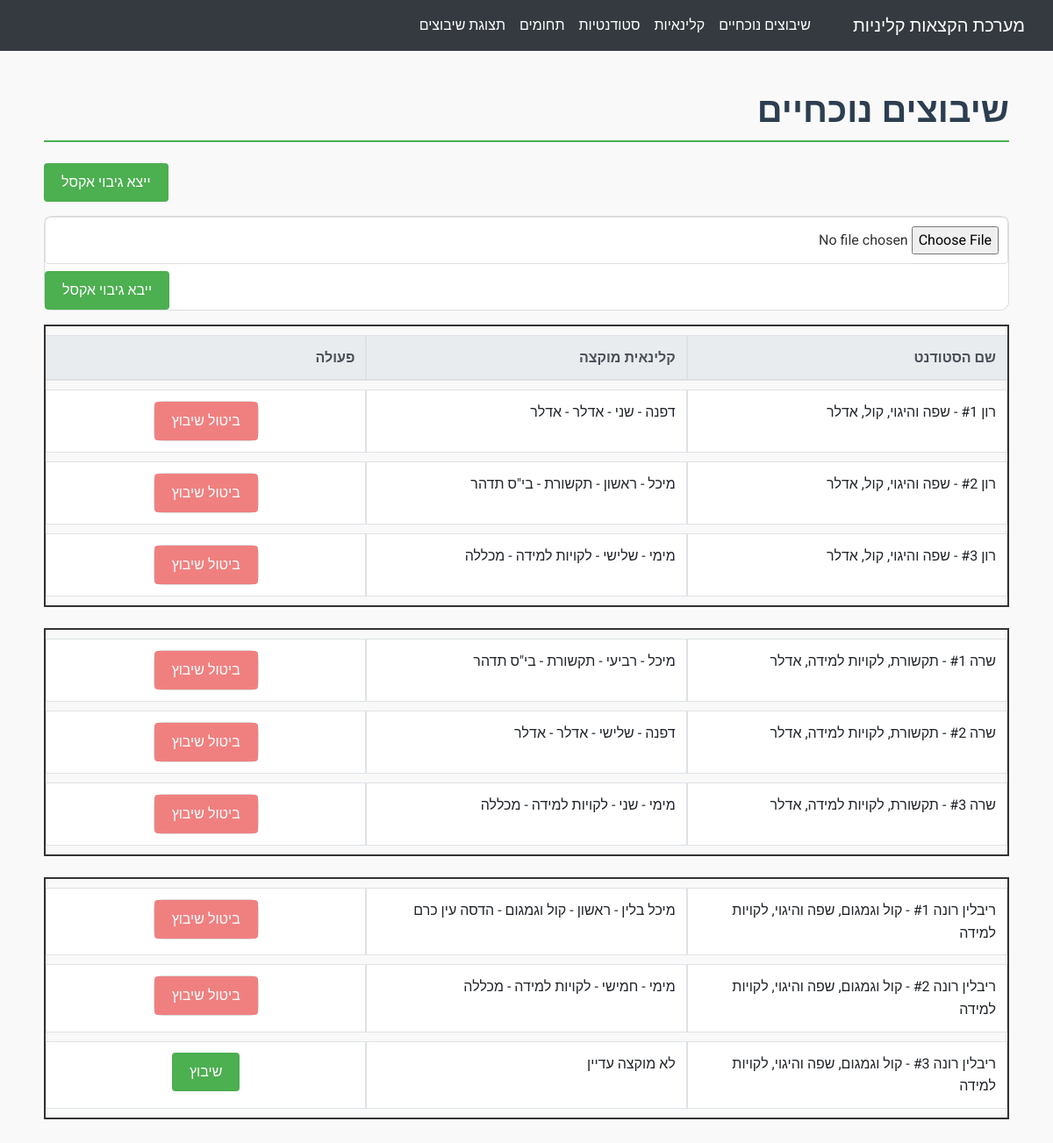
The app's page /current_assignments with its own data.
### app/models.py (models this page shows)
class Student(db.Model):
    id = db.Column(db.Integer, primary_key=True)
    name = db.Column(db.String(100), nullable=False)
    preferred_field_id_1 = db.Column(db.Integer, db.ForeignKey('field.id'), nullable=False)
    preferred_field_1 = db.relationship('Field', foreign_keys=[preferred_field_id_1], backref='students_1')
    preferred_field_id_2 = db.Column(db.Integer, db.ForeignKey('field.id'), nullable=False)
    preferred_field_2 = db.relationship('Field', foreign_keys=[preferred_field_id_2], backref='students_2')
    preferred_field_id_3 = db.Column(db.Integer, db.ForeignKey('field.id'), nullable=False)
    preferred_field_3 = db.relationship('Field', foreign_keys=[preferred_field_id_3], backref='students_3')
    preferred_practice_area = db.Column(db.String(100), nullable=False)

class ClinicalInstructor(db.Model):
    id = db.Column(db.Integer, primary_key=True)
    name = db.Column(db.String(100), nullable=False)
    practice_location = db.Column(db.String(100), nullable=False)
    area_of_expertise_id = db.Column(db.Integer, db.ForeignKey('field.id'), nullable=False)
    area_of_expertise = db.relationship('Field', backref='instructors')
    city = db.Column(db.String(100), nullable=False)
    address = db.Column(db.String(100), nullable=False)
    phone = db.Column(db.String(20), nullable=False)
    email = db.Column(db.String(100), nullable=False)
    relevant_semesters = db.Column(db.String(100), nullable=False)
    years_of_experience = db.Column(db.Integer, nullable=False)
    available_days_to_assign = db.Column(db.String(100), nullable=False)
    max_students_per_day = db.Column(db.Integer, nullable=False)
    color = db.Column(db.String(7), nullable=False, default='#FFFFFF')  # Default to white

class Assignment(db.Model):
    id = db.Column(db.Integer, primary_key=True)
    student_id = db.Column(db.Integer, db.ForeignKey('student.id'), nullable=False)
    instructor_id = db.Column(db.Integer, db.ForeignKey('clinical_instructor.id'), nullable=False)
    assigned_day = db.Column(db.String(20), nullable=False)
    instructor = db.relationship('ClinicalInstructor', backref='assignments')
    student = db.relationship('Student', backref='assignments')

class Field(db.Model):
    id = db.Column(db.Integer, primary_key=True)
    name = db.Column(db.String(100), unique=True, nullable=False)

### app/routes.py (the view)
@bp.route('/current_assignments')
def current_assignments():
    students = Student.query.all()
    assignments = Assignment.query.all()
    student_assignments = {}
    for student in students:
        student_assignments[student.id] = {
            'name': student.name,
            'preferred_fields': [
                student.preferred_field_1.name if student.preferred_field_1 else '',
                student.preferred_field_2.name if student.preferred_field_2 else '',
                student.preferred_field_3.name if student.preferred_field_3 else ''
            ],
            'assignments': [None, None, None]  # Placeholder for three assignments
        }
    for assignment in assignments:
        student_id = assignment.student_id
        student_data = student_assignments[student_id]
        for i, preferred_field in enumerate(student_data['preferred_fields']):
            if len(student_data['assignments']) > i and student_data['assignments'][i] is None:
                student_data['assignments'][i] = assignment
                break
    return render_template('current_assignments.html', student_assignments=student_assignments)

### app/templates/current_assignments.html (shortened to what this page needs)
{% extends "base.html" %}
{% block content %}
<h1 class="mb-4 text-right">שיבוצים נוכחיים</h1>
<a href="{{ url_for('main.export_backup_excel') }}" class="btn btn-secondary mb-3">ייצא גיבוי אקסל</a>
<form action="{{ url_for('main.import_backup_excel') }}" method="post" enctype="multipart/form-data" class="mb-3">
    <input type="file" name="file" class="form-control-file mb-2" required>
    <button type="submit" class="btn btn-warning">ייבא גיבוי אקסל</button>
</form>
{% for student_id, student_data in student_assignments.items() %}
<table class="table table-bordered mb-4 current-assignments-table" dir="rtl">
    {% if loop.first %}
    <thead class="thead-light">
        <tr>
            <th class="text-right">שם הסטודנט</th>
            <th class="text-right">קלינאית מוקצה</th>
            <th class="text-right">פעולה</th>
        </tr>
    </thead>
    {% endif %}
    <tbody>
        {% for i in range(3) %}
        <tr>
            <td class="text-right">{{ student_data.name }} #{{ i + 1 }} - {{ student_data.preferred_fields | join(', ') }}</td>
            {% if student_data.assignments[i] %}
                {% set reason = student_data.assignments[i].instructor.area_of_expertise.name not in student_data.preferred_fields and 'table-warning' %}
                <td class="text-right {{ reason }}">
                    {{ student_data.assignments[i].instructor.name }} -
                    {{ student_data.assignments[i].assigned_day }} -
                    {{ student_data.assignments[i].instructor.area_of_expertise.name }} - {{ student_data.assignments[i].instructor.practice_location }}
                </td>
                <td class="text-center">
                    <form method="post" action="{{ url_for('main.remove_assignment', assignment_id=student_data.assignments[i].id) }}">
                        <button type="submit" class="btn btn-danger">ביטול שיבוץ</button>
                    </form>
                </td>
            {% else %}
                <td class="text-right">לא מוקצה עדיין</td>
                <td class="text-center">
                    <div class="student-container">
                        <div class="student" onmouseover="fetchInstructors('{{ student_id }}', this.querySelector('.instructors-tooltip'))" data-student-id="{{ student_id }}">
                            <a href="{{ url_for('main.assign_instructor', student_id=student_id) }}" class="btn btn-primary">שיבוץ</a>
                        </div>
                    </div>
                </td>
            {% endif %}
        </tr>
        {% endfor %}
    </tbody>
</table>
{% endfor %}
{% endblock %}

### app/templates/base.html (shortened to what this page needs)
<!DOCTYPE html>
<html lang="en">
<head>
    <link href="https://stackpath.bootstrapcdn.com/bootstrap/4.5.2/css/bootstrap.min.css" rel="stylesheet">
    <link rel="stylesheet" href="{{ url_for('static', filename='css/styles.css') }}">
</head>
<body>
    <nav class="navbar navbar-expand-lg navbar-dark bg-dark">
        <a class="navbar-brand" href="{{ url_for('main.assignments_view') }}">מערכת הקצאות קליניות</a>
        <div class="collapse navbar-collapse" id="navbarNav">
            <ul class="navbar-nav ml-auto">
                <li class="nav-item">
                    <a class="nav-link" href="{{ url_for('main.current_assignments') }}">שיבוצים נוכחיים</a>
                </li>
                <li class="nav-item">
                    <a class="nav-link" href="{{ url_for('main.instructors_view') }}">קלינאיות</a>
                </li>
                <li class="nav-item">
                    <a class="nav-link" href="{{ url_for('main.students_view') }}">סטודנטיות</a>
                </li>
                <li class="nav-item">
                    <a class="nav-link" href="{{ url_for('main.fields_view') }}">תחומים</a>
                </li>
                <li class="nav-item">
                    <a class="nav-link" href="{{ url_for('main.assignments_view') }}">תצוגת שיבוצים</a>
                </li>
            </ul>
        </div>
    </nav>
    <div class="container mt-4">
        {% block content %}{% endblock %}
    </div>
</body>
</html>

### app/static/css/styles.css (style rules this page uses)
:root { --primary-color: #4CAF50; --secondary-color: #FFC107; --light-gray: #f2f2f2; --white: #ffffff; --light-green: lightgreen; --light-coral: lightcoral; --heading-color: #2c3e50; }
body { font-family: 'Roboto', sans-serif; background-color: #F9F9F9; color: #333333; margin: 0; padding: 0; line-height: 1.6; direction: rtl; }
.navbar { background-color: var(--primary-color); }
.navbar-brand, .nav-link { color: var(--white) !important; }
.container { padding: 20px; }
h1, h2, h3 { color: var(--heading-color); font-weight: 700; font-family: 'Roboto', sans-serif; margin-bottom: 20px; }
h1 { font-size: 2.5rem; border-bottom: 2px solid var(--primary-color); padding-bottom: 10px; }
.table { margin-bottom: 20px; border-collapse: separate; border-spacing: 0 10px; }
.table th, .table td { padding: 12px; text-align: right; background-color: var(--white); border-bottom: 1px solid #dddddd; }
.table thead { background-color: var(--primary-color); color: var(--white); }
button, .btn { background-color: var(--primary-color) !important; color: var(--white) !important; border-radius: 4px; padding: 10px 20px; font-weight: 500; transition: background-color 0.3s ease; border: none; }
.btn-danger { background-color: var(--light-coral) !important; border: none !important; }
.table td .btn { margin: 0; padding: 10px 20px; border: none; }
form { background-color: var(--white); padding: 20px; border: 1px solid #dddddd; margin-bottom: 20px; border-radius: 10px; }
input[type="text"], input[type="number"], select, input[type="email"], input[type="file"], .form-control { width: 100%; padding: 10px; margin-bottom: 10px; border: 1px solid #dddddd; border-radius: 4px; }
.student { position: relative; display: inline-block; cursor: pointer; }
.current-assignments-table { border: 2px solid #333; }
.current-assignments-table th, .current-assignments-table td { border-width: 1px; border-color: #dee2e6; }
.current-assignments-table th, .current-assignments-table td { width: 33.33%; }
.text-center { text-align: center; vertical-align: middle; }
.text-right { text-align: right; direction: rtl; }
.text-center form { display: inline-block; }
.student-container { display: flex; justify-content: center; align-items: center; height: 100%; }
.student { display: inline-block; }
form { margin: 0; padding: 0; }
.text-right { text-align: right; }

### records on screen
Student: name "רון" "רון" "רון"
ClinicalInstructor: name "דפנה" "דפנה", practice_location "אדלר" "אדלר"
Assignment: assigned_day "שני"
Field: name "אדלר" "אדלר"
ClinicalInstructor: name "מיכל" "מיכל", practice_location "בי\"ס תדהר" "בי\"ס תדהר"
Assignment: assigned_day "ראשון"
Field: name "תקשורת" "תקשורת"
ClinicalInstructor: name "מימי" "מימי" "מימי", practice_location "מכללה" "מכללה" "מכללה"
Assignment: assigned_day "שלישי"
Field: name "לקויות למידה" "לקויות למידה" "לקויות למידה"
Student: name "שרה" "שרה" "שרה"
Assignment: assigned_day "רביעי"
Assignment: assigned_day "שלישי"
Assignment: assigned_day "שני"
Student: name "ריבלין רונה" "ריבלין רונה" "ריבלין רונה"
ClinicalInstructor: name "מיכל בלין", practice_location "הדסה עין כרם"
Assignment: assigned_day "ראשון"
Field: name "קול וגמגום"
Assignment: assigned_day "חמישי"

### other values on screen
{{ student_data.preferred_fields | join(', ') }} "שפה והיגוי, קול, אדלר" "שפה והיגוי, קול, אדלר" "שפה והיגוי, קול, אדלר" "תקשורת, לקויות למידה, אדלר" "תקשורת, לקויות למידה, אדלר" "תקשורת, לקויות למידה, אדלר" "קול וגמגום, שפה והיגוי, לקויות למידה" "קול וגמגום, שפה והיגוי, לקויות למידה" "קול וגמגום, שפה והיגוי, לקויות למידה"
{{ i + 1 }} "1" "2" "3"
